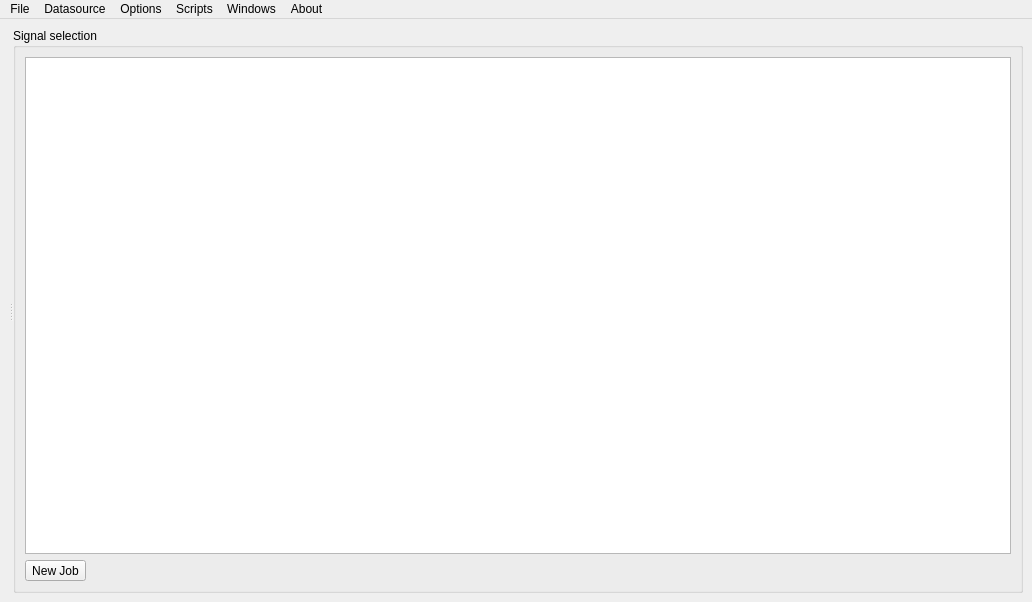
<?xml version="1.0" encoding="UTF-8"?>
<ui version="4.0">
 <class>MainWindow</class>
 <widget class="QMainWindow" name="MainWindow">
  <property name="geometry">
   <rect>
    <x>0</x>
    <y>0</y>
    <width>1032</width>
    <height>602</height>
   </rect>
  </property>
  <widget class="QWidget" name="centralwidget">
   <layout class="QHBoxLayout" name="horizontalLayout">
    <item>
     <widget class="QSplitter" name="splitter">
      <property name="orientation">
       <enum>Qt::Horizontal</enum>
      </property>
      <widget class="QWidget" name="layoutWidget">
       <layout class="QVBoxLayout" name="verticalLayout_2">
        <item>
         <widget class="DLS::Graph" name="dlsGraph"/>
        </item>
       </layout>
      </widget>
      <widget class="QGroupBox" name="groupBox">
       <property name="title">
        <string>Signal selection</string>
       </property>
       <layout class="QVBoxLayout" name="verticalLayout">
        <item>
         <widget class="QTreeView" name="treeView">
          <property name="dragEnabled">
           <bool>true</bool>
          </property>
          <property name="dragDropMode">
           <enum>QAbstractItemView::DragOnly</enum>
          </property>
          <property name="selectionMode">
           <enum>QAbstractItemView::ExtendedSelection</enum>
          </property>
         </widget>
        </item>
        <item>
         <widget class="QToolButton" name="toolButtonNewDir">
          <property name="text">
           <string>New Job</string>
          </property>
          <property name="icon">
           <iconset resource="dlsgui.qrc">
            <normaloff>:/images/document-new.svg</normaloff>:/images/document-new.svg</iconset>
          </property>
          <property name="shortcut">
           <string>Ctrl+N</string>
          </property>
         </widget>
        </item>
       </layout>
      </widget>
     </widget>
    </item>
   </layout>
  </widget>
  <widget class="QMenuBar" name="menubar">
   <property name="geometry">
    <rect>
     <x>0</x>
     <y>0</y>
     <width>1032</width>
     <height>25</height>
    </rect>
   </property>
   <widget class="QMenu" name="menuFile">
    <property name="title">
     <string>File</string>
    </property>
    <widget class="QMenu" name="menuRecentFiles">
     <property name="title">
      <string>&amp;Recent views</string>
     </property>
     <property name="icon">
      <iconset resource="dlsgui.qrc">
       <normaloff>:/images/document-open.svg</normaloff>:/images/document-open.svg</iconset>
     </property>
    </widget>
    <addaction name="actionNew"/>
    <addaction name="actionLoad"/>
    <addaction name="menuRecentFiles"/>
    <addaction name="actionSave"/>
    <addaction name="actionSaveAs"/>
    <addaction name="separator"/>
    <addaction name="actionClose"/>
   </widget>
   <widget class="QMenu" name="menuOptions">
    <property name="title">
     <string>Options</string>
    </property>
    <addaction name="actionSettings"/>
   </widget>
   <widget class="QMenu" name="menuWindows">
    <property name="title">
     <string>Windows</string>
    </property>
    <addaction name="actionLogWindow"/>
   </widget>
   <widget class="QMenu" name="menuScripts">
    <property name="title">
     <string>Scripts</string>
    </property>
   </widget>
   <widget class="QMenu" name="menuAbout">
    <property name="title">
     <string>About</string>
    </property>
    <addaction name="actionAboutDlsgui"/>
   </widget>
   <widget class="QMenu" name="menuDatasource">
    <property name="title">
     <string>Datasource</string>
    </property>
    <addaction name="actionAddDataSource"/>
   </widget>
   <addaction name="menuFile"/>
   <addaction name="menuDatasource"/>
   <addaction name="menuOptions"/>
   <addaction name="menuScripts"/>
   <addaction name="menuWindows"/>
   <addaction name="menuAbout"/>
  </widget>
  <action name="actionClose">
   <property name="icon">
    <iconset resource="dlsgui.qrc">
     <normaloff>:/images/system-log-out.svg</normaloff>:/images/system-log-out.svg</iconset>
   </property>
   <property name="text">
    <string>&amp;Close</string>
   </property>
   <property name="toolTip">
    <string>Close the application</string>
   </property>
  </action>
  <action name="actionLoad">
   <property name="icon">
    <iconset resource="dlsgui.qrc">
     <normaloff>:/images/document-open.svg</normaloff>:/images/document-open.svg</iconset>
   </property>
   <property name="text">
    <string>&amp;Open view...</string>
   </property>
   <property name="toolTip">
    <string>Open a stored view</string>
   </property>
  </action>
  <action name="actionSave">
   <property name="icon">
    <iconset resource="dlsgui.qrc">
     <normaloff>:/images/document-save.svg</normaloff>:/images/document-save.svg</iconset>
   </property>
   <property name="text">
    <string>&amp;Save view</string>
   </property>
   <property name="toolTip">
    <string>Save the current view</string>
   </property>
  </action>
  <action name="actionSaveAs">
   <property name="icon">
    <iconset resource="dlsgui.qrc">
     <normaloff>:/images/document-save-as.svg</normaloff>:/images/document-save-as.svg</iconset>
   </property>
   <property name="text">
    <string>Save view &amp;as...</string>
   </property>
   <property name="iconText">
    <string>Save as</string>
   </property>
   <property name="toolTip">
    <string>Save the current view to a different file</string>
   </property>
  </action>
  <action name="actionSettings">
   <property name="text">
    <string>Settings</string>
   </property>
  </action>
  <action name="actionLogWindow">
   <property name="text">
    <string>Log Window</string>
   </property>
  </action>
  <action name="actionNew">
   <property name="icon">
    <iconset resource="dlsgui.qrc">
     <normaloff>:/images/document-new.svg</normaloff>:/images/document-new.svg</iconset>
   </property>
   <property name="text">
    <string>New view</string>
   </property>
  </action>
  <action name="actionAboutDlsgui">
   <property name="text">
    <string>About dlsgui...</string>
   </property>
  </action>
  <action name="actionAddDataSource">
   <property name="icon">
    <iconset resource="dlsgui.qrc">
     <normaloff>:/images/document-new.svg</normaloff>:/images/document-new.svg</iconset>
   </property>
   <property name="text">
    <string>&amp;Add Datasource...</string>
   </property>
  </action>
 </widget>
 <customwidgets>
  <customwidget>
   <class>DLS::Graph</class>
   <extends>QFrame</extends>
   <header>DlsWidgets/Graph.h</header>
  </customwidget>
 </customwidgets>
 <resources>
  <include location="dlsgui.qrc"/>
 </resources>
 <connections>
  <connection>
   <sender>actionClose</sender>
   <signal>triggered()</signal>
   <receiver>MainWindow</receiver>
   <slot>close()</slot>
   <hints>
    <hint type="sourcelabel">
     <x>-1</x>
     <y>-1</y>
    </hint>
    <hint type="destinationlabel">
     <x>364</x>
     <y>319</y>
    </hint>
   </hints>
  </connection>
 </connections>
</ui>
